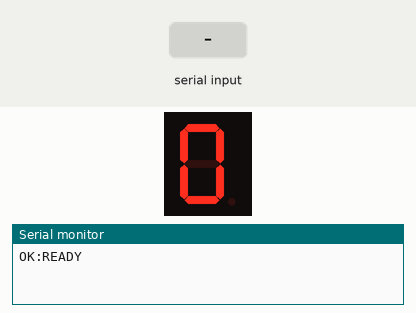
The sketch below on a simulated Arduino Uno, built with avr-gcc and run on an emulated ATmega328P. On the bench: 1-digit seven-segment display, the last lines printed to the serial monitor. Wiring (inferred from the names in the program): 1-digit 7-segment display, segments lit when HIGH: segments pin 2, pin 3, pin 4, pin 5, pin 6, pin 7, pin 8. The inputs (shaded band) are chosen by the test bench. The segment pins are drawn as the display they are named for.

Above: at 1.2 s.
1.3 s: "1\n" received over Serial
At 2.5 s:
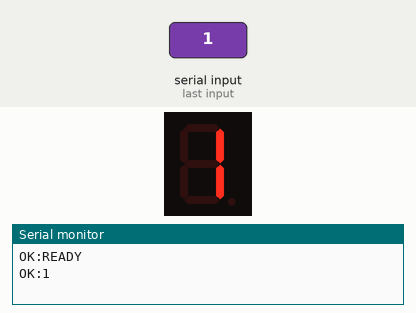
2.8 s: "2\n" received over Serial
At 3.9 s:
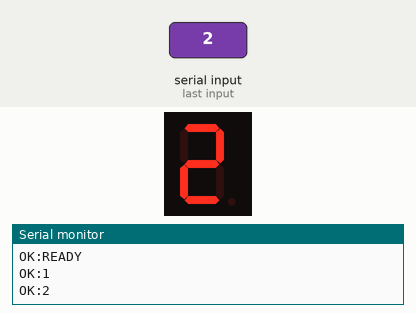
Timing chart, 0 to 5.8 s (numbered marks = the images above; inputs shaded):
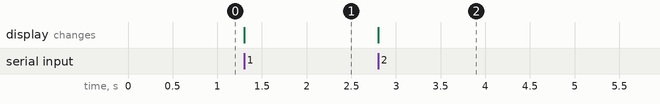

The sketch:

ino.ino
```cpp
// Display de 7 segmentos cátodo común
// Pines del Arduino conectados a los segmentos: a, b, c, d, e, f, g
int segmentos[] = {2, 3, 4, 5, 6, 7, 8};

// Tabla de números del 0 al 9
// 1 = segmento encendido
// 0 = segmento apagado
byte numeros[10][7] = {
  {1, 1, 1, 1, 1, 1, 0}, // 0
  {0, 1, 1, 0, 0, 0, 0}, // 1
  {1, 1, 0, 1, 1, 0, 1}, // 2
  {1, 1, 1, 1, 0, 0, 1}, // 3
  {0, 1, 1, 0, 0, 1, 1}, // 4
  {1, 0, 1, 1, 0, 1, 1}, // 5
  {1, 0, 1, 1, 1, 1, 1}, // 6
  {1, 1, 1, 0, 0, 0, 0}, // 7
  {1, 1, 1, 1, 1, 1, 1}, // 8
  {1, 1, 1, 1, 0, 1, 1}  // 9
};

void setup() {
  Serial.begin(9600);

  for (int i = 0; i < 7; i++) {
    pinMode(segmentos[i], OUTPUT);
  }

  mostrarNumero(0);

  Serial.println("OK:READY");
}

void loop() {
  if (Serial.available() > 0) {
    String dato = Serial.readStringUntil('\n');
    dato.trim();

    if (dato == "0" || dato == "1" || dato == "2" || dato == "3" || dato == "4" ||
        dato == "5" || dato == "6" || dato == "7" || dato == "8" || dato == "9") {

      int numero = dato.toInt();
      mostrarNumero(numero);

      Serial.print("OK:");
      Serial.println(numero);
    } else {
      Serial.println("COMANDO_INVALIDO");
    }
  }
}

void mostrarNumero(int numero) {
  for (int i = 0; i < 7; i++) {
    digitalWrite(segmentos[i], numeros[numero][i]);
  }
}
```

Measured:
- after the input at 1.3 s, the display: changes at once (image 1)
- after the input at 2.8 s, the display: changes at once (image 2)
